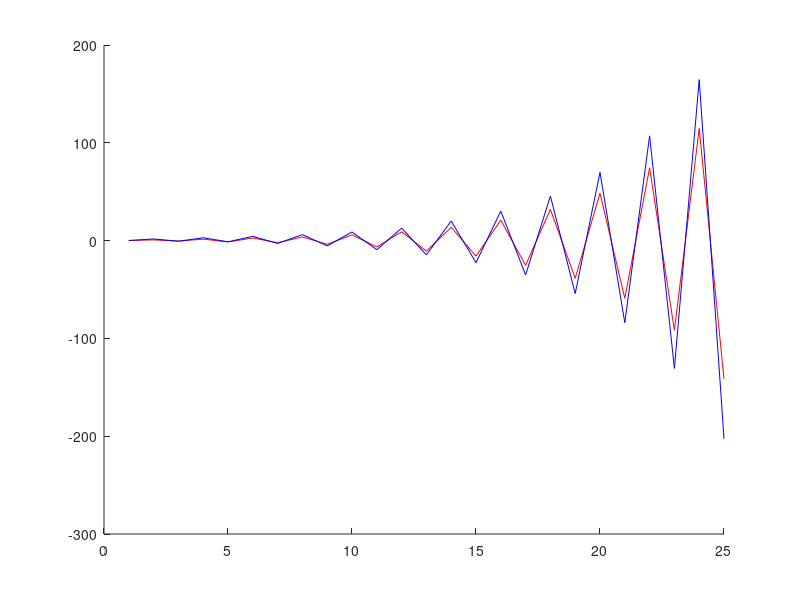
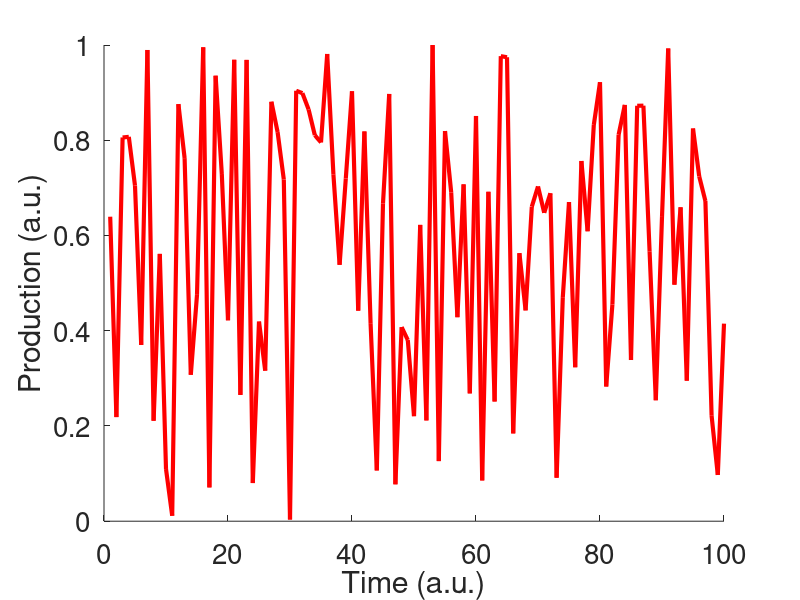
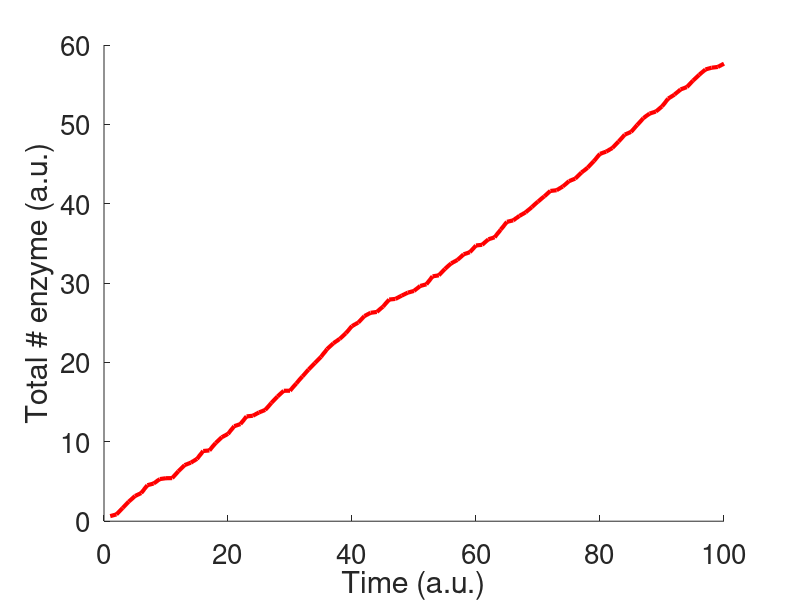

MATLAB code to generate these figures, in order: (Note: this script raises an error after producing the figures.)
%% stochastic version of nature model
%
% But I think it's easier to make a (very little) model myself; 
%
% Note furthermore the below code is horribly wrong, as it doesn't properly
% include small time steps. (I started writing without knowing where to go
% :)).



















%% stochastic version of nature model
REPEATS = 10;
TIMEPOINTS = 100;
rng(42); % seed

%% Parameters

% listed coefficients
intensityP      = 1;        % Does he mean E or p?
intensityMu     = .15;
intensityG      = .22;

transmissionEG      = 1.3;
transmissionMuE     = .7;
transmissionEE      = 1;

% Arbitrarily set (because only affects normalization)
% This is surely valid when the cross-correlation function is fitted
% directly. (See eq 13 and next paragraph suppl. Kiviet2014.)
% - For transmissionMuG, intensityMu sets the noise in traceMu, so also here
% valid.
% - For tranmissionEMu, ...?
transmissionMuG = 1;
tranmissionEMu = -1;


%% 

traceNoiseP  = rand(REPEATS,TIMEPOINTS) * intensityP;
traceNoiseMu = rand(REPEATS,TIMEPOINTS) * intensityMu;
traceNoiseG  = rand(REPEATS,TIMEPOINTS) * intensityG;

% note that everything is normalized in the paper.. 
% check how to appropriately deal with this

%% Now solve step by step
startE = 1;
startMu = .1;
startP = .1;
traceE=ones(REPEATS,TIMEPOINTS)*startE;
traceMu=ones(REPEATS,TIMEPOINTS)*startMu;
traceP=ones(REPEATS,TIMEPOINTS)*startP;
for R = 1
for t = 2:TIMEPOINTS
    
    % Instead of the model formula
    %traceE(R,t)  = traceP(R,t-1) - traceMu(R,t-1)*traceE(R,t-1);

    % A development is used, which looks like:
    traceE(R,t)  =                     traceP(R,t-1) + ... 
                     tranmissionEMu *  traceMu(R,t-1) -  ...
                                       traceE(R,t-1);
   % But I have no idea how this is derived, and how the normalization is 
   % done.

    traceMu(R,t) =   transmissionMuE * traceE(R,t-1) + ...
                     transmissionMuG * traceNoiseG(R,t-1) + ...
                                       traceNoiseMu(R,t-1); 

    traceP(R,t)  =    transmissionEE * traceE(R,t-1) + ... 
                      transmissionEG * traceNoiseG(R,t-1) + ...
                                       traceNoiseP(R,t-1);
       
    [traceE(R,t) , traceMu(R,t) ,  traceP(R,t)]
                                         
end
end
%% plot

figure, hold on;
%plot(traceE(1,1:25),'k')
plot(traceMu(1,1:25),'r')
plot(traceP(1,1:25),'b')

%% Calculate and plot some illustrative plots

% ===
figure, hold on;
plot(traceNoiseP(1,:), 'r-', 'Linewidth', 3);
xlabel('Time (a.u.)')
ylabel('Production (a.u.)')
FONTSIZE=20; set(findall(gcf,'type','text'),'FontSize',FONTSIZE,'fontWeight','normal'); set(gca,'FontSize',FONTSIZE);

integratedTraceNoiseP1 = cumsum(traceNoiseP(1,:));

% ===
figure, hold on;
plot(integratedTraceNoiseP1, 'r-', 'Linewidth', 3);
xlabel('Time (a.u.)')
ylabel('Total # enzyme (a.u.)')
FONTSIZE=20; set(findall(gcf,'type','text'),'FontSize',FONTSIZE,'fontWeight','normal'); set(gca,'FontSize',FONTSIZE);

smoothConcentration = smooth(integratedTraceNoiseP1,10);
plot(smoothConcentration, 'k--', 'Linewidth', 3);

% ===
figure, hold on;
cellularSize = smoothConcentration';
simpleApproximationTrace = integratedTraceNoiseP1./cellularSize;
plot(simpleApproximationTrace, 'b-', 'Linewidth', 3);
xlabel('Time (a.u.)')
ylabel('Enzyme / proxy cell size')
FONTSIZE=20; set(findall(gcf,'type','text'),'FontSize',FONTSIZE,'fontWeight','normal'); set(gca,'FontSize',FONTSIZE);










